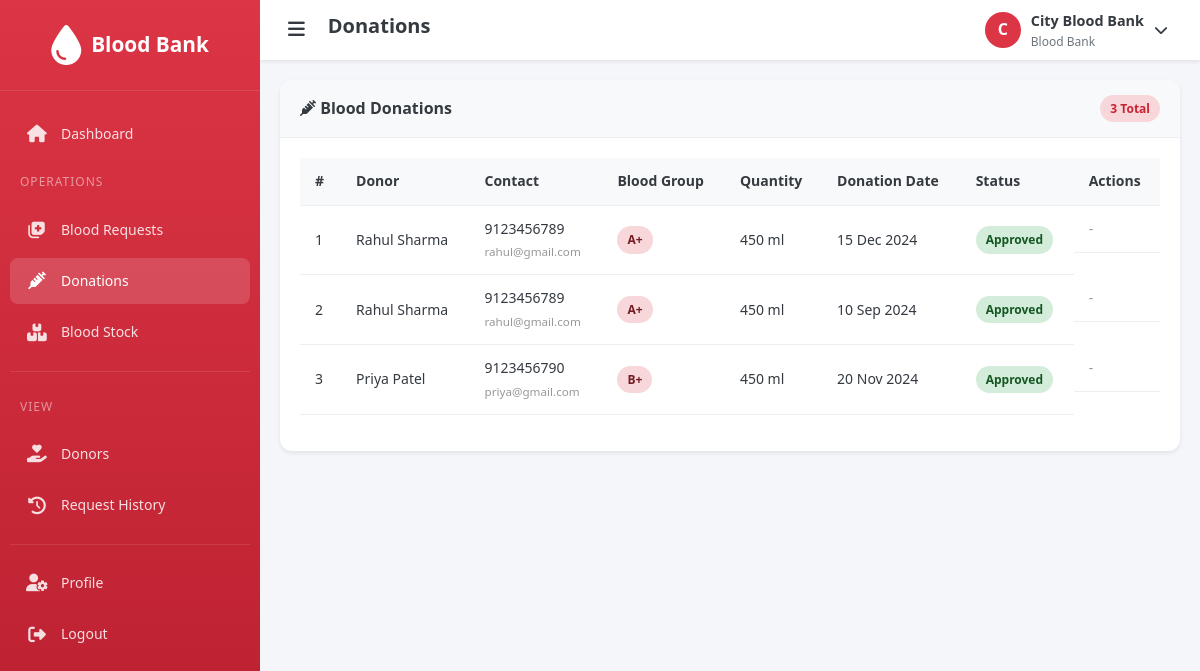
/bloodbank/donations.php (signed in), run on the app's committed database.
### tables this page shows
CREATE TABLE blood_bank (
    id INT PRIMARY KEY AUTO_INCREMENT,
    user_id INT,
    name VARCHAR(150) NOT NULL,
    address VARCHAR(255),
    state_id INT,
    city_id INT,
    location_id INT,
    phone VARCHAR(15),
    email VARCHAR(100),
    status ENUM('active', 'inactive') DEFAULT 'active',
    created_at TIMESTAMP DEFAULT CURRENT_TIMESTAMP,
    FOREIGN KEY (user_id) REFERENCES users(id) ON DELETE SET NULL,
    FOREIGN KEY (state_id) REFERENCES state(id) ON DELETE SET NULL,
    FOREIGN KEY (city_id) REFERENCES city(id) ON DELETE SET NULL,
    FOREIGN KEY (location_id) REFERENCES location(id) ON DELETE SET NULL
);

CREATE TABLE donation (
    id INT PRIMARY KEY AUTO_INCREMENT,
    donor_id INT NOT NULL,
    blood_bank_id INT,
    blood_group_id INT NOT NULL,
    quantity_ml INT NOT NULL DEFAULT 450,
    donation_date DATE NOT NULL,
    notes TEXT,
    status ENUM('pending', 'approved', 'rejected') DEFAULT 'pending',
    remarks TEXT,
    created_at TIMESTAMP DEFAULT CURRENT_TIMESTAMP,
    FOREIGN KEY (donor_id) REFERENCES donor(id) ON DELETE CASCADE,
    FOREIGN KEY (blood_bank_id) REFERENCES blood_bank(id) ON DELETE SET NULL,
    FOREIGN KEY (blood_group_id) REFERENCES blood_group(id) ON DELETE CASCADE
);

CREATE TABLE users (
    id INT PRIMARY KEY AUTO_INCREMENT,
    name VARCHAR(100) NOT NULL,
    email VARCHAR(100) UNIQUE NOT NULL,
    password VARCHAR(255) NOT NULL,
    phone VARCHAR(15),
    role ENUM('admin', 'bloodbank', 'donor', 'patient') NOT NULL,
    status ENUM('active', 'inactive', 'pending') DEFAULT 'active',
    created_at TIMESTAMP DEFAULT CURRENT_TIMESTAMP
);

CREATE TABLE blood_group (
    id INT PRIMARY KEY AUTO_INCREMENT,
    group_name VARCHAR(10) NOT NULL UNIQUE
);

### config/session.php (called while the page is built, shortened)
<?php
function getUserId() {
    return $_SESSION['user_id'] ?? null;
}
function getUserName() {
    return $_SESSION['user_name'] ?? 'User';
}
?>

### config/functions.php (called while the page is built, shortened)
<?php
require_once __DIR__ . '/database.php';
function formatDate($date) {
    return date('d M Y', strtotime($date));
}
function getStatusBadge($status) {
    switch (strtolower($status)) {
        case 'approved':
        case 'active':
            return 'badge-success';
    }
}
function getBloodBankByUserId($userId) {
    global $conn;
    $userId = (int)$userId;
    $result = mysqli_query($conn, "SELECT * FROM blood_bank WHERE user_id = $userId");
    return mysqli_fetch_assoc($result);
}
?>

### bloodbank/donations.php (the view, shortened to what this page needs)
<?php
$pageTitle = 'Donations';
require_once '../includes/header.php';
$bloodBankInfo = getBloodBankByUserId(getUserId());
$bloodBankId = $bloodBankInfo['id'] ?? 0;
$donationsQuery = "SELECT d.*, dn.user_id, u.name as donor_name, u.phone, u.email, bg.group_name
                   FROM donation d
                   JOIN donor dn ON d.donor_id = dn.id
                   JOIN users u ON dn.user_id = u.id
                   JOIN blood_group bg ON d.blood_group_id = bg.id
                   WHERE d.blood_bank_id = $bloodBankId
                   ORDER BY d.created_at DESC";
$donations = mysqli_fetch_all(mysqli_query($conn, $donationsQuery), MYSQLI_ASSOC);
require_once '../includes/bloodbank_sidebar.php';
?>
<div class="card">
    <div class="card-header">
        <h3><i class="fas fa-syringe"></i> Blood Donations</h3>
        <span class="badge badge-primary"><?php echo count($donations); ?> Total</span>
    </div>
    <div class="card-body">
        <?php if (count($donations) > 0): ?>
            <div class="table-responsive">
                <table class="table">
                    <thead>
                        <tr>
                            <th>#</th>
                            <th>Donor</th>
                            <th>Contact</th>
                            <th>Blood Group</th>
                            <th>Quantity</th>
                            <th>Donation Date</th>
                            <th>Status</th>
                            <th>Actions</th>
                        </tr>
                    </thead>
                    <tbody>
                        <?php foreach ($donations as $index => $donation): ?>
                            <tr>
                                <td><?php echo $index + 1; ?></td>
                                <td><?php echo htmlspecialchars($donation['donor_name']); ?></td>
                                <td>
                                    <?php echo htmlspecialchars($donation['phone']); ?><br>
                                    <small class="text-muted"><?php echo htmlspecialchars($donation['email']); ?></small>
                                </td>
                                <td><span class="badge badge-danger"><?php echo $donation['group_name']; ?></span></td>
                                <td><?php echo $donation['quantity_ml']; ?> ml</td>
                                <td><?php echo formatDate($donation['donation_date']); ?></td>
                                <td><span class="badge <?php echo getStatusBadge($donation['status']); ?>"><?php echo ucfirst($donation['status']); ?></span></td>
                                <td class="action-btns">
                                    <?php if ($donation['status'] === 'pending'): ?>
                                        <a href="donations.php?action=approve&id=<?php echo $donation['id']; ?>" class="btn btn-sm btn-success" title="Approve">
                                            <i class="fas fa-check"></i>
                                        </a>
                                        <a href="donations.php?action=reject&id=<?php echo $donation['id']; ?>" class="btn btn-sm btn-danger" title="Reject">
                                            <i class="fas fa-times"></i>
                                        </a>
                                    <?php else: ?>
                                        <span class="text-muted">-</span>
                                    <?php endif; ?>
                                </td>
                            </tr>
                        <?php endforeach; ?>
                    </tbody>
                </table>
            </div>
        <?php endif; ?>
    </div>
</div>
    </div>
</main>
<?php require_once '../includes/footer.php'; ?>

### includes/bloodbank_sidebar.php (shortened to what this page needs)
<?php
$currentPage = basename($_SERVER['PHP_SELF'], '.php');
$bloodBankInfo = getBloodBankByUserId(getUserId());
?>
<aside class="sidebar">
    <div class="sidebar-header">
        <a href="/blood_bank/bloodbank/dashboard.php" class="logo">
            <i class="fas fa-tint"></i>
            <span class="logo-text">Blood Bank</span>
        </a>
    </div>
    <nav class="sidebar-menu">
        <div class="menu-item">
            <a href="/blood_bank/bloodbank/dashboard.php" class="menu-link <?php echo $currentPage === 'dashboard' ? 'active' : ''; ?>">
                <i class="fas fa-home"></i>
                <span>Dashboard</span>
            </a>
        </div>
        <div class="menu-title">Operations</div>
        <div class="menu-item">
            <a href="/blood_bank/bloodbank/blood_requests.php" class="menu-link <?php echo $currentPage === 'blood_requests' ? 'active' : ''; ?>">
                <i class="fas fa-notes-medical"></i>
                <span>Blood Requests</span>
            </a>
        </div>
        <div class="menu-item">
            <a href="/blood_bank/bloodbank/donations.php" class="menu-link <?php echo $currentPage === 'donations' ? 'active' : ''; ?>">
                <i class="fas fa-syringe"></i>
                <span>Donations</span>
            </a>
        </div>
        <div class="menu-item">
            <a href="/blood_bank/bloodbank/blood_stock.php" class="menu-link <?php echo $currentPage === 'blood_stock' ? 'active' : ''; ?>">
                <i class="fas fa-boxes"></i>
                <span>Blood Stock</span>
            </a>
        </div>
        <div class="menu-divider"></div>
        <div class="menu-title">View</div>
        <div class="menu-item">
            <a href="/blood_bank/bloodbank/donors.php" class="menu-link <?php echo $currentPage === 'donors' ? 'active' : ''; ?>">
                <i class="fas fa-hand-holding-heart"></i>
                <span>Donors</span>
            </a>
        </div>
        <div class="menu-item">
            <a href="/blood_bank/bloodbank/request_history.php" class="menu-link <?php echo $currentPage === 'request_history' ? 'active' : ''; ?>">
                <i class="fas fa-history"></i>
                <span>Request History</span>
            </a>
        </div>
        <div class="menu-divider"></div>
        <div class="menu-item">
            <a href="/blood_bank/bloodbank/profile.php" class="menu-link <?php echo $currentPage === 'profile' ? 'active' : ''; ?>">
                <i class="fas fa-user-cog"></i>
                <span>Profile</span>
            </a>
        </div>
        <div class="menu-item">
            <a href="/blood_bank/logout.php" class="menu-link">
                <i class="fas fa-sign-out-alt"></i>
                <span>Logout</span>
            </a>
        </div>
    </nav>
</aside>
<main class="main-content">
    <header class="header">
        <div class="header-left">
            <button class="toggle-sidebar" type="button">
                <i class="fas fa-bars"></i>
            </button>
            <h1 class="page-title"><?php echo $pageTitle ?? 'Dashboard'; ?></h1>
        </div>
        <div class="header-right">
            <div class="user-dropdown">
                <div class="dropdown-toggle">
                    <div class="user-avatar"><?php echo $userInitial; ?></div>
                    <div class="user-info">
                        <div class="user-name"><?php echo $bloodBankInfo['name'] ?? getUserName(); ?></div>
                        <div class="user-role">Blood Bank</div>
                    </div>
                    <i class="fas fa-chevron-down"></i>
                </div>
            </div>
        </div>
    </header>
    <div class="content-wrapper">

### data on the page
blood_bank: name "City Blood Bank"
donation: users.name "Rahul Sharma", users.phone "9123456789", users.email "rahul@gmail.com", blood_group.group_name "A+", quantity_ml "450", donation_date "15 Dec 2024", status "Approved"
donation: users.name "Rahul Sharma", users.phone "9123456789", users.email "rahul@gmail.com", blood_group.group_name "A+", quantity_ml "450", donation_date "10 Sep 2024", status "Approved"
donation: users.name "Priya Patel", users.phone "9123456790", users.email "priya@gmail.com", blood_group.group_name "B+", quantity_ml "450", donation_date "20 Nov 2024", status "Approved"

### other printed values
$pageTitle "Donations"
$userInitial "C"
count($donations) "3"
